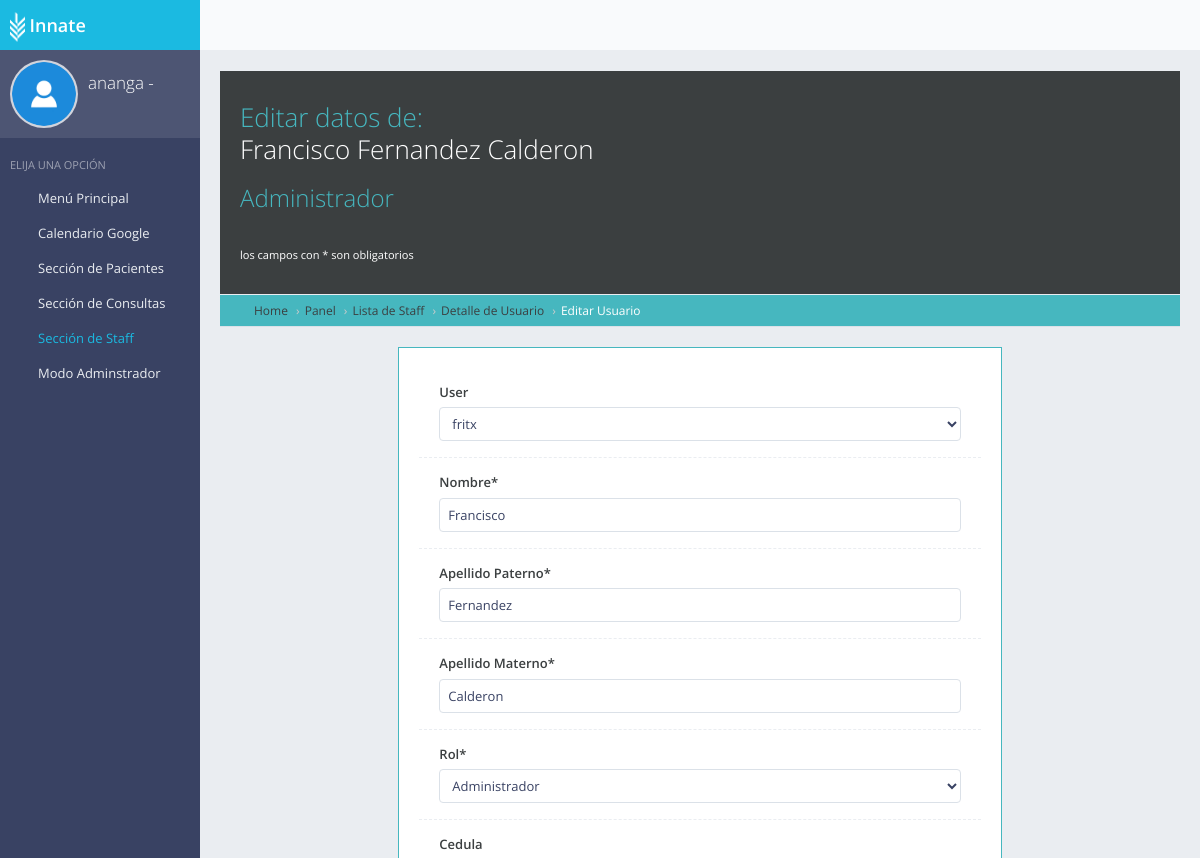
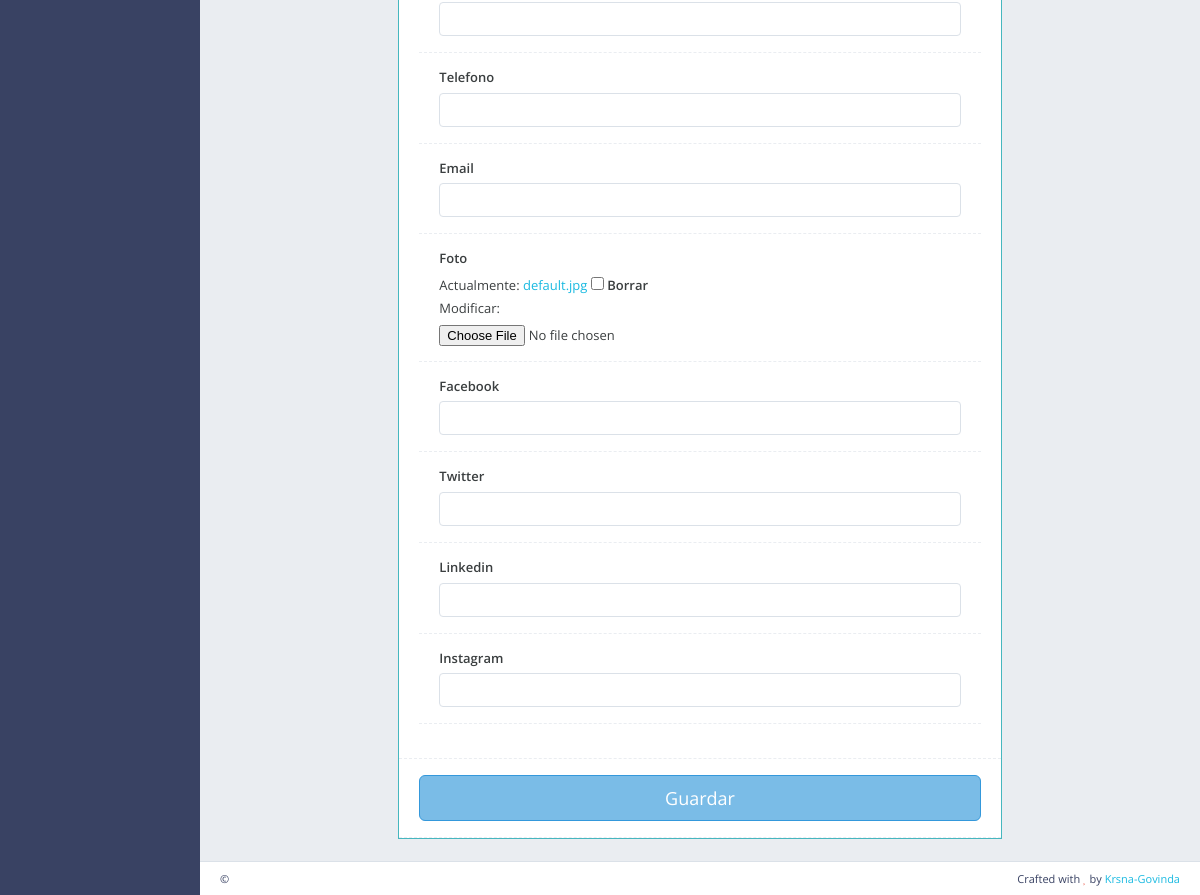
/personas/update_usuario/1/ (signed in), run on the app's committed database (2 pictures, top to bottom).
### persona/models.py (models this page shows, shortened)
class Persona(models.Model):
    rol_opciones = (
            ('Quiropráctico', 'Quiropráctico'),
            ('Asistente', 'Asistente'),
            ('Radiólogo', 'Radiólogo'),
            ('Capacitación', 'Capacitación'),
            ('Contabilidad', 'Contabilidad'),
            ('Administrador', 'Administrador')
        )
    user   = models.OneToOneField(User, on_delete=models.CASCADE, null=True, blank=True)
    Nombre = models.CharField(max_length=50)
    Apellido_Paterno = models.CharField(max_length=100)
    Apellido_Materno = models.CharField(max_length=100)
    Rol = models.CharField(max_length=15, choices=rol_opciones, default="Quiropràctico")
    Cedula = models.CharField(max_length=50, null=True, blank=True)
    Telefono = models.CharField(max_length=50, null=True, blank=True)
    email = models.CharField(max_length=100, null=True, blank=True)
    Foto = models.ImageField(default='default.jpg', blank=True, upload_to='medicos/')
    facebook = models.CharField(max_length=100, null=True, blank=True)
    twitter = models.CharField(max_length=100, null=True, blank=True)
    linkedin = models.CharField(max_length=100, null=True, blank=True)
    instagram = models.CharField(max_length=100, null=True, blank=True)
    def get_fullname(self):
        return self.Nombre + '  ' + self.Apellido_Paterno + '  ' + self.Apellido_Materno
    class Meta:
        verbose_name = ("Personas")
        verbose_name_plural = ("Persona")
        ordering = ("-id",)

### persona/views.py (the view)
# urls.py: path('update_usuario/<str:pk>/', login_required(views.PersonaUpdateView.as_view()), name='class_update_persona'),
class PersonaUpdateView(UpdateView):
    model = Persona
    login_required = True
    template_name = 'usuario_form.html'
    fields = [
              'user',
              'Nombre',
              'Apellido_Paterno',
              'Apellido_Materno',
              'Rol',
              'Cedula',
              'Telefono',
              'email',
              'Foto',
              'facebook',
              'twitter',
              'linkedin',
              'instagram',
              ]
    success_url = reverse_lazy('class_personas_lista')

### persona/templates/usuario_form.html (shortened to what this page needs)
{% extends 'back/master.html' %}
{% load static %}
{% load crispy_forms_tags %}
{% block sidebar %}
<ul class="sidebar-nav">
    <li class="sidebar-header">
        <span class="sidebar-header-title">Elija una opción</span>
    </li>
    <li>
        <a href="{% url 'panel2' %}" ><i class="fa fa-windows sidebar-nav-icon"></i>Menú Principal</a>
    </li>
    <li>
        <a href="{% url 'calendario' %}" ><i class="fa fa-calendar sidebar-nav-icon"></i>Calendario Google</a>
    </li>
    <li>
        <a href="#" class=" sidebar-nav-menu"><i class="fa fa-angle-left sidebar-nav-indicator sidebar-nav-mini-hide"></i><i class="fa fa-wheelchair sidebar-nav-icon"></i><span class="sidebar-nav-mini-hide">Sección de Pacientes</span></a>
    </li>
    <li>
        <a href="#" class="sidebar-nav-menu"><i class="fa fa-angle-left sidebar-nav-indicator sidebar-nav-mini-hide"></i><i class="fa fa-stethoscope sidebar-nav-icon"></i><span class="sidebar-nav-mini-hide">Sección de Consultas</span></a>
    </li>
    <li>
        <a href="#" class="text-primary sidebar-nav-menu"><i class="fa fa-angle-left sidebar-nav-indicator sidebar-nav-mini-hide"></i><i class="fa fa-user-md sidebar-nav-icon"></i><span class="sidebar-nav-mini-hide">Sección de Staff</span></a>
    </li>
    <li>
        <a href="{% url 'admin:login' %}" ><i class="fa fa-cogs sidebar-nav-icon"></i>Modo Adminstrador</a>
    </li>
{% endblock %}
{% block mainblock %}
<div id="page-content">
                       <div class="content-header themed-background-dark-modern">
                           <div class="header-section">
                               <h1>
                                   <i class="gi gi-notes_2 themed-color-modern"></i>
                                   <h1 class="themed-color-modern">Editar datos de: </h1>
                                   <h2 class="text-light">{{persona.get_fullname}}</h2>
                                   <h3 class="themed-color-modern">{{ persona.Rol }} </h3><br>
                                  <small class="text-light">los campos con * son obligatorios</small>
                               </h1>
                           </div>
                       </div>
                       <ul class="breadcrumb breadcrumb-top themed-background-modern">
                           <li class="breadcrumb-item"><a href="{% url 'home' %}" class="themed-color-dark-modern"><i class="fa fa-home themed-color-dark-modern"></i> Home</a></li>
                           <li><a class="themed-color-dark-modern" href="{% url 'panel2' %}">Panel</a></li>
                           <li><a class="themed-color-dark-modern" href="{% url 'class_personas_lista' %}">Lista de Staff</a></li>
                           <li><a class="themed-color-dark-modern" href="{% url 'class_detail_persona' persona.id %}">Detalle de Usuario</a></li>
                           <li class="text-light">Editar Usuario </li>
                       </ul>
                       <div class="row">
                           <div class="col-sm-2">
                           </div>
                           <div class="col-sm-8">
                               <div class="block themed-border-modern">
                                   <form action="{% url 'class_update_persona' persona.id %}" method="POST" class="form-bordered" enctype="multipart/form-data">
                                      <div class="form-group themed-color-dark-modern">
                                         {{form|crispy}}
                                         <br>
                                     </div>
                                     <div class="form-group">
                                         <button type="submit" class="btn btn-info btn-lg btn-block">Guardar</button>
                                         </div>
                                   </form>
                                   </div>
                               </div>
                               </div>
                               <div class="col-sm-2">
                               </div>
                       </div>
{% endblock %}

### paciente/templates/back/master.html (shortened to what this page needs)
{% load static %}
<!DOCTYPE html>
 <html class="no-js" lang="en">
    <head>
        <link rel="stylesheet" href="{% static 'back/css/bootstrap.min.css' %}">
        <link rel="stylesheet" href="{% static 'back/css/plugins.css' %}">
        <link rel="stylesheet" href="{% static 'back/css/main.css' %}">
        <link rel="stylesheet" href="{% static 'back/css/themes.css' %}">
    </head>
    <body >
        <div id="page-wrapper">
            <div id="page-container" class="sidebar-partial sidebar-visible-lg sidebar-no-animations">
                {% block X %}
                <div id="sidebar">
                    <div id="sidebar-scroll">
                        <div class="sidebar-content">
                                <a href="/" class="sidebar-brand">
                                    <img src="{% static 'assets/images/logo_innate_icon_blanco.png' %}" height="30" /> <strong>Innate</strong>
                                </a>
                            <div class="sidebar-section sidebar-user clearfix sidebar-nav-mini-hide">
                                <div class="sidebar-user-avatar">
                                    <a href="{% url 'class_detail_persona' user.persona.id %}">
                                        <img src="{{user.persona.Foto.url}}" alt="avatar" title="Perfil">
                                    </a>
                                </div>
                                <div class="sidebar-user-name">{{user.persona.Nombre}} {{user.persona.Apellido_Paterno}}</div>
                                <div class="sidebar-user-links">
                                    <a href="{% url 'home' %}" data-toggle="tooltip" data-placement="bottom" title="Home"><i class="fa fa-home"></i></a>
                                    <a href="{% url 'class_detail_persona' user.persona.id %}" data-toggle="tooltip" data-placement="bottom" title="Perfil"><i class="gi gi-user"></i></a>
                                    <a href="{% url 'calendario' %}" data-toggle="tooltip" data-placement="bottom" title="Calendario Google"><i class="fa fa-calendar"></i></a>
                                    <a href="{% url 'logout' %}" data-toggle="tooltip" data-placement="bottom" title="Cerrar sesión"><i class="gi gi-exit"></i></a>
                                </div>
                            </div>
                            {% endblock %}
                            {% block sidebar %}{% endblock %}
                        </div>
                    </div>
                </div>
                <div id="main-container">
                    {% block y %}
                    <header class="navbar navbar-default">
                        <ul class="nav navbar-nav-custom">
                            <li>
                                <a href="javascript:void(0)" onclick="App.sidebar('toggle-sidebar');this.blur();">
                                    <i class="fa fa-bars fa-fw"></i>
                                </a>
                            </li>
                        </ul>
                    </header>
                    {% endblock %}
                    <div id="page-content">
                            {% block mainblock %}
                            {% endblock %}
                    </div>
                    {% block footer %}
                    <footer class="clearfix">
                        <div class="pull-right">
                            Crafted with <i class="fa fa-heart text-danger"></i> by <a href="#" target="_blank">Krsna-Govinda</a>
                        </div>
                        <div class="pull-left">
                             &copy;
                        </div>
                    </footer>
                    {% endblock %}
                </div>
            </div>
        </div>
    </body>
</html>

### paciente/static/back/css/themes.css (style rules this page uses)
.themed-color-modern { color: #46b7bf !important; }
.themed-border-modern { border-color: #46b7bf !important; }
.themed-background-modern { background-color: #46b7bf !important; }
.themed-color-dark-modern { color: #3b3f40 !important; }
.themed-background-dark-modern { background-color: #3b3f40 !important; }

### data on the page
Persona: get_fullname "Francisco Fernandez Calderon", Rol "Administrador", user "fritx", Nombre "Francisco", Apellido_Paterno "Fernandez", Apellido_Materno "Calderon"

### other printed values
{{ user.persona.Nombre }} "ananga"
{{ user.persona.Apellido_Paterno }} "-"
